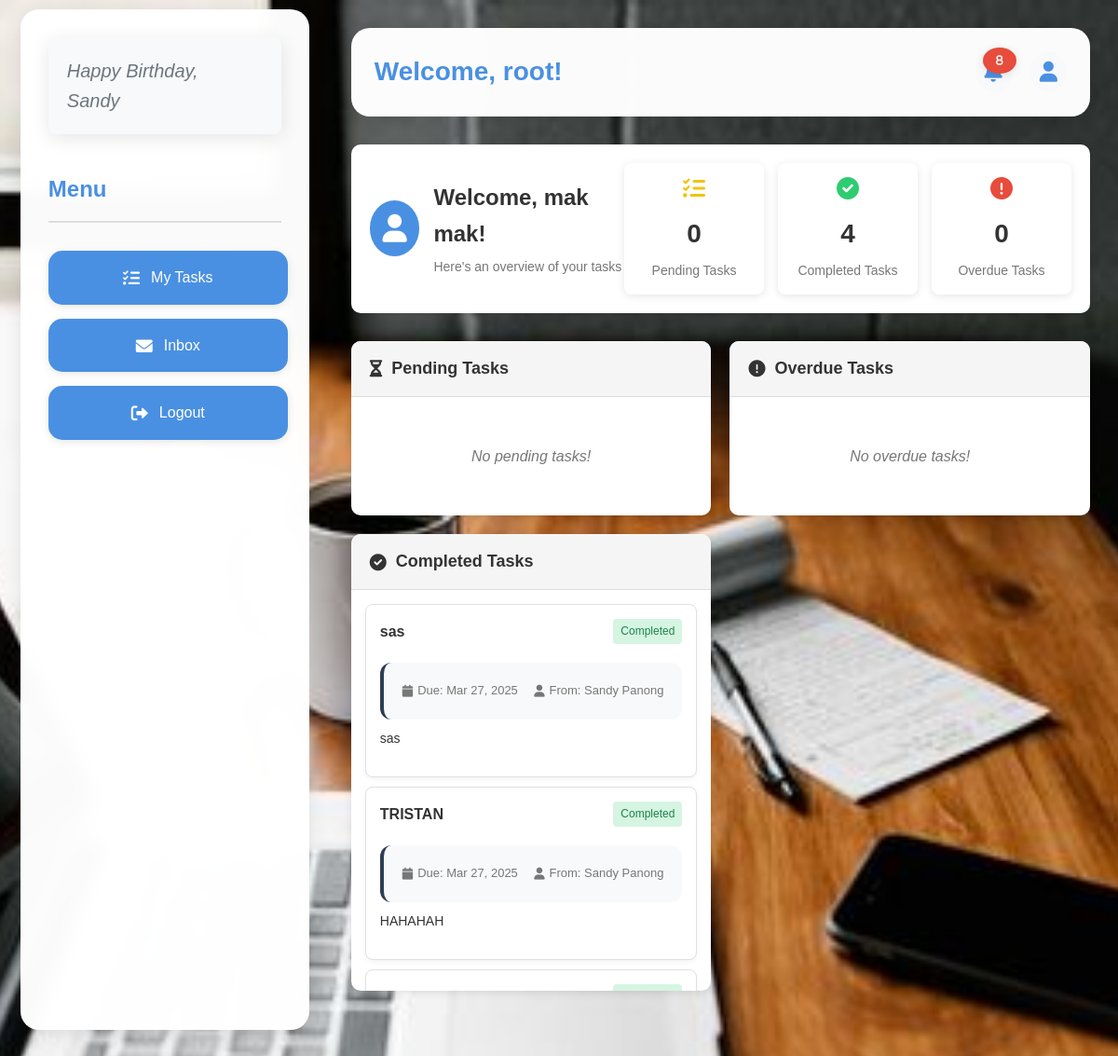
The app's page /maonani/dashboard.php (signed in) with its own data.
### tables this page shows
CREATE TABLE `settings` (
  `id` int(11) NOT NULL,
  `name` varchar(255) NOT NULL,
  `value` text NOT NULL,
  `created_at` timestamp NOT NULL DEFAULT current_timestamp(),
  `updated_at` timestamp NOT NULL DEFAULT current_timestamp() ON UPDATE current_timestamp()
);

CREATE TABLE `users` (
  `id` int(11) NOT NULL,
  `first_name` varchar(100) NOT NULL,
  `last_name` varchar(100) NOT NULL,
  `middle_name` varchar(100) DEFAULT NULL,
  `username` varchar(100) NOT NULL,
  `password` varchar(255) NOT NULL,
  `role` enum('admin','staff') NOT NULL DEFAULT 'staff',
  `phone` varchar(20) DEFAULT NULL
);

CREATE TABLE `tasks` (
  `id` int(11) NOT NULL,
  `title` varchar(255) NOT NULL,
  `description` text NOT NULL,
  `created_by` int(11) NOT NULL,
  `assigned_to` int(11) NOT NULL,
  `created_at` timestamp NOT NULL DEFAULT current_timestamp(),
  `due_date` datetime NOT NULL,
  `status` enum('pending','completed','overdue') NOT NULL DEFAULT 'pending',
  `updated_at` timestamp NOT NULL DEFAULT current_timestamp() ON UPDATE current_timestamp(),
  `priority` enum('low','medium','high') DEFAULT 'medium',
  `completion_notes` text DEFAULT NULL,
  `completed_at` timestamp NULL DEFAULT NULL
);

### maonani/db_connection.php (called while the page is built, shortened)
<?php
$username = "root";
?>

### maonani/dashboard.php (the view, shortened to what this page needs)
<?php
$user_id = $_SESSION['user_id'];
$host = "localhost";
$dbname = "accountant";
$db_username = "root";
$db_password = "";
$conn = new mysqli($host, $db_username, $db_password, $dbname);
$user_stmt = $conn->prepare("SELECT username, role, first_name, last_name FROM users WHERE id = ?");
$user_stmt->bind_param("i", $user_id);
$user_stmt->execute();
$user_result = $user_stmt->get_result();
$user_data = $user_result->fetch_assoc();
$role = $user_data['role'];
if ($role === 'admin') {
    $tasks_query = "SELECT t.*,
                   u1.first_name as creator_first_name, u1.last_name as creator_last_name,
                   u2.first_name as assigned_first_name, u2.last_name as assigned_last_name,
                   ts.status as submission_status, ts.submitted_at, ts.review_notes,
                   t.completion_notes
                   FROM tasks t
                   LEFT JOIN users u1 ON t.created_by = u1.id
                   LEFT JOIN users u2 ON t.assigned_to = u2.id
                   LEFT JOIN task_submissions ts ON t.id = ts.task_id
                   ORDER BY t.status ASC, t.due_date ASC";
} else {
    $tasks_query = "SELECT t.*,
                   u1.first_name as creator_first_name, u1.last_name as creator_last_name,
                   (SELECT MAX(ts2.id) FROM task_submissions ts2 WHERE ts2.task_id = t.id) as latest_submission_id
                   FROM tasks t
                   LEFT JOIN users u1 ON t.created_by = u1.id
                   WHERE t.assigned_to = ?
                   ORDER BY t.status ASC, t.due_date ASC";
}
$tasks_stmt = $conn->prepare($tasks_query);
if ($role !== 'admin') {
    $tasks_stmt->bind_param("i", $user_id);
}
$tasks_stmt->execute();
$tasks_result = $tasks_stmt->get_result();
$all_tasks = [];
while ($task = $tasks_result->fetch_assoc()) {
    $all_tasks[] = $task;
}
$notifications_query = "SELECT COUNT(*) as count FROM notifications WHERE user_id = ? AND `read` = 0";
$notif_stmt = $conn->prepare($notifications_query);
$notif_stmt->bind_param("i", $user_id);
$notif_stmt->execute();
$notifications_count = $notif_stmt->get_result()->fetch_assoc()['count'];
$quote = "Success is built one task at a time—stay focused, stay consistent, and make progress daily.";
$result = $conn->query("SELECT value FROM settings WHERE name='motd_quote'");
if ($result && $result->num_rows > 0) {
    $quote = $result->fetch_assoc()['value'];
} else {
    error_log("Failed to fetch quote: " . $conn->error);
}
require_once __DIR__ . '/task_notifications.php';
?>
<!DOCTYPE html>
<html lang="en">
<head>
    <link rel="stylesheet" href="dashboard1.css">
    <link rel="stylesheet" href="https://cdnjs.cloudflare.com/ajax/libs/font-awesome/6.0.0/css/all.min.css">
    <link rel="stylesheet" href="https://cdn.jsdelivr.net/npm/fullcalendar@5.11.3/main.min.css">
</head>
<body>
<div class="dashboard-container">
    <div class="sidebar">
        <div class="quote-section">
            <p class="quote-content" id="quoteDisplay"><?php echo htmlspecialchars($quote); ?></p>
        </div>
        <h2>Menu</h2>
        <?php if ($role === 'admin'): ?>
            <a href="manage_staff.php" class="action-button">
                <i class="fas fa-users"></i> Manage Staff
            </a>
            <a href="manage_tasks.php" class="action-button">
                <i class="fas fa-tasks"></i> Manage Tasks
            </a>
        <?php else: ?>
            <a href="staff_tasks.php" class="action-button">
                <i class="fas fa-tasks"></i> My Tasks
            </a>
        <?php endif; ?>
        <a href="inbox.php" class="action-button">
            <i class="fas fa-envelope"></i> Inbox
        </a>
        <a href="logout.php" class="action-button">
            <i class="fas fa-sign-out-alt"></i> Logout
        </a>
    </div>
    <div class="main-content">
        <div class="top-bar">
            <h2>Welcome, <?php echo htmlspecialchars($username); ?>!</h2>
            <div class="icons">
                <i class="fas fa-bell" onclick="showNotification()">
                    <?php if ($notifications_count > 0): ?>
                        <span class="notification-badge"><?php echo $notifications_count; ?></span>
                    <?php endif; ?>
                </i>
                <i class="fas fa-user" onclick="goToSettings()"></i>
            </div>
        </div>
        <?php if ($role === 'admin'): ?>
            <div id="calendar"></div>
        <?php else: ?>
            <div class="tasks-section">
                <div class="dashboard-header">
                    <div class="user-welcome">
                        <div class="user-avatar">
                            <i class="fas fa-user"></i>
                        </div>
                        <div class="welcome-text">
                            <h1>Welcome, <?php echo htmlspecialchars($user_data['first_name'] . ' ' . $user_data['last_name']); ?>!</h1>
                            <p>Here's an overview of your tasks</p>
                        </div>
                    </div>
                    <div class="task-stats">
                        <div class="stat-card pending">
                            <i class="fas fa-tasks"></i>
                            <div class="stat-number"><?php
                                $pending_count = 0;
                                $completed_count = 0;
                                $overdue_count = 0;
                                foreach ($all_tasks as $task) {
                                    if ($task['status'] === 'completed') {
                                        $completed_count++;
                                    } else if ($task['status'] === 'pending') {
                                        if (strtotime($task['due_date']) < time()) {
                                            $overdue_count++;
                                        } else {
                                            $pending_count++;
                                        }
                                    }
                                }
                                echo $pending_count;
                            ?></div>
                            <div class="stat-label">Pending Tasks</div>
                        </div>
                        <div class="stat-card completed">
                            <i class="fas fa-check-circle"></i>
                            <div class="stat-number"><?php echo $completed_count; ?></div>
                            <div class="stat-label">Completed Tasks</div>
                        </div>
                        <div class="stat-card overdue">
                            <i class="fas fa-exclamation-circle"></i>
                            <div class="stat-number"><?php echo $overdue_count; ?></div>
                            <div class="stat-label">Overdue Tasks</div>
                        </div>
                    </div>
                </div>
                <div class="tasks-container">
                    <div class="task-section">
                        <div class="section-header">
                            <i class="fas fa-hourglass-half"></i>
                            <h2>Pending Tasks</h2>
                        </div>
                        <div class="task-list">
                            <?php
                            $pending_found = false;
                            ?>
                            <?php
                            if (!$pending_found):
                            ?>
                                <p class="no-tasks-message">No pending tasks!</p>
                            <?php endif; ?>
                        </div>
                    </div>
                    <div class="task-section">
                        <div class="section-header">
                            <i class="fas fa-exclamation-circle"></i>
                            <h2>Overdue Tasks</h2>
                        </div>
                        <div class="task-list">
                            <?php
                            $overdue_found = false;
                            ?>
                            <?php
                            if (!$overdue_found):
                            ?>
                                <p class="no-tasks-message">No overdue tasks!</p>
                            <?php endif; ?>
                        </div>
                    </div>
                    <div class="task-section">
                        <div class="section-header">
                            <i class="fas fa-check-circle"></i>
                            <h2>Completed Tasks</h2>
                        </div>
                        <div class="task-list">
                            <?php
                            foreach ($all_tasks as $task):
                                if ($task['status'] === 'completed'):
                            ?>
                                <div class="task-item" data-id="<?php echo $task['id']; ?>">
                                    <div class="task-header" onclick="window.location.href='view_task.php?id=<?php echo $task['id']; ?>';" style="cursor: pointer;">
                                        <div class="task-title"><?php echo htmlspecialchars($task['title']); ?></div>
                                        <span class="task-status status-completed">Completed</span>
                                    </div>
                                    <div class="task-meta">
                                        <span><i class="fas fa-calendar"></i> Due: <?php echo date('M j, Y', strtotime($task['due_date'])); ?></span>
                                        <span><i class="fas fa-user"></i> From: <?php echo isset($task['creator_first_name']) ? htmlspecialchars($task['creator_first_name'] . ' ' . $task['creator_last_name']) : 'Admin'; ?></span>
                                    </div>
                                    <div class="task-description">
                                        <?php echo htmlspecialchars(substr($task['description'], 0, 100)) . (strlen($task['description']) > 100 ? '...' : ''); ?>
                                    </div>
                                </div>
                            <?php
                                endif;
                            endforeach;
                            ?>
                        </div>
                    </div>
                </div>
            </div>
        <?php endif; ?>
    </div>
</div>

### maonani/dashboard1.css (style rules this page uses)
:root { --primary-color: #2c3e50; --secondary-color: #3498db; --success-color: #2ecc71; --warning-color: #f1c40f; --danger-color: #e74c3c; --light-bg: #f8f9fa; --dark-text: #2c3e50; --light-text: #666; --border-color: #e0e0e0; --shadow-sm: 0 2px 10px rgba(0, 0, 0, 0.1); --shadow-md: 0 4px 20px rgba(0, 0, 0, 0.1); --shadow-lg: 0 5px 30px rgba(0, 0, 0, 0.2); }
body { font-family: 'Segoe UI', Tahoma, Geneva, Verdana, sans-serif; margin: 0; padding: 0; background: url('image.png') no-repeat center center fixed; background-size: cover; color: var(--dark-text); line-height: 1.6; }
.dashboard-container { display: flex; height: 100vh; margin: 20px; gap: 25px; max-width: 1600px; margin: 20px auto; }
.sidebar { width: 280px; background: rgba(255, 255, 255, 0.98); padding: 30px; border-radius: 20px; box-shadow: var(--shadow-md); backdrop-filter: blur(10px); display: flex; flex-direction: column; margin-left: 1%; height: 86%; }
.sidebar h2 { color: var(--primary-color); font-size: 24px; margin-bottom: 30px; padding-bottom: 15px; border-bottom: 2px solid var(--border-color); }
.main-content { flex: 1; padding: 20px; overflow-y: auto; }
.top-bar { display: flex; justify-content: space-between; align-items: center; margin-bottom: 30px; background: rgba(255, 255, 255, 0.98); padding: 25px; border-radius: 20px; box-shadow: var(--shadow-md); backdrop-filter: blur(10px); }
.top-bar h2 { color: var(--primary-color); margin: 0; font-size: 28px; font-weight: 600; display: flex; align-items: center; gap: 15px; }
.icons { display: flex; gap: 20px; }
.icons i { font-size: 22px; cursor: pointer; color: var(--primary-color); transition: all 0.3s ease; position: relative; padding: 10px; border-radius: 50%; background: var(--light-bg); }
.action-button { display: flex; align-items: center; justify-content: center; background: var(--primary-color); color: white; padding: 16px; border-radius: 15px; font-size: 16px; cursor: pointer; width: 90%; margin-bottom: 15px; text-decoration: none; transition: all 0.3s ease; border: none; box-shadow: var(--shadow-sm); gap: 12px; }
.action-button i { font-size: 18px; }
.task-item { background: white; border-radius: 8px; padding: 15px; margin-bottom: 10px; border-left: 4px solid #6c757d; box-shadow: 0 2px 4px rgba(0,0,0,0.05); transition: transform 0.2s, box-shadow 0.2s; }
.task-meta { background: var(--light-bg); padding: 20px; border-radius: 12px; margin: 20px 0; border-left: 4px solid var(--secondary-color); }
.status-completed { background: #d4edda; color: #155724; }
.notification-badge { position: absolute; top: -5px; right: -5px; background: var(--danger-color); color: white; border-radius: 50%; padding: 4px 8px; font-size: 12px; font-weight: bold; box-shadow: var(--shadow-sm); min-width: 20px; height: 20px; display: flex; align-items: center; justify-content: center; }
@media (max-width: 1200px) { .dashboard-container { margin: 10px; } }
@media (max-width: 1200px) { .sidebar { width: 250px; } }
.task-item { cursor: pointer; transition: background-color 0.3s; padding: 15px; border-radius: 8px; margin-bottom: 10px; background: #fff; box-shadow: 0 2px 4px rgba(0,0,0,0.05); }
.task-header { display: flex; justify-content: space-between; align-items: center; margin-bottom: 10px; }
.quote-section { background: rgba(255, 255, 255, 0.95); padding: 25px; border-radius: 15px; margin-bottom: 30px; box-shadow: var(--shadow-md); position: relative; }
.quote-content { font-size: 20px; color: var(--primary-color); font-style: italic; margin: 0; padding-right: 40px; }

### records on screen
settings: value "Happy Birthday, Sandy"
users: first_name+last_name "mak mak", role "0"
tasks: title "sas", due_date "Mar 27, 2025", created_by.last_name "Sandy Panong", description "sas"
tasks: title "TRISTAN", due_date "Mar 27, 2025", created_by.last_name "Sandy Panong", description "HAHAHAH"

### other values on screen
$username "root"
$notifications_count "8"
$completed_count "4"
